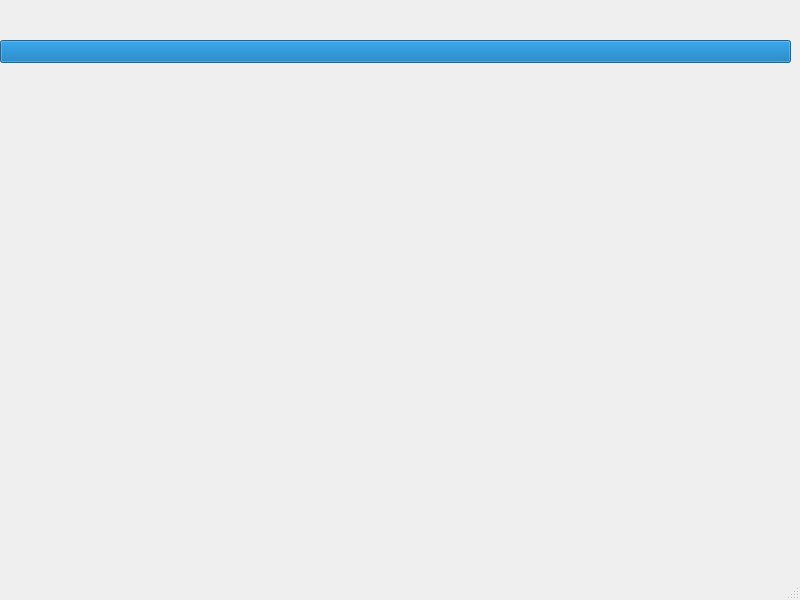
<?xml version="1.0" encoding="UTF-8"?>
<ui version="4.0">
 <class>ClientWindow</class>
 <widget class="QMainWindow" name="ClientWindow">
  <property name="geometry">
   <rect>
    <x>0</x>
    <y>0</y>
    <width>800</width>
    <height>600</height>
   </rect>
  </property>
  <property name="windowTitle">
   <string>MainWindow</string>
  </property>
  <widget class="QWidget" name="centralwidget">
   <widget class="QWidget" name="verticalLayoutWidget">
    <property name="geometry">
     <rect>
      <x>0</x>
      <y>0</y>
      <width>801</width>
      <height>601</height>
     </rect>
    </property>
    <layout class="QVBoxLayout" name="verticalLayout">
     <item>
      <widget class="QWidget" name="widget" native="true">
       <property name="minimumSize">
        <size>
         <width>100</width>
         <height>100</height>
        </size>
       </property>
       <property name="autoFillBackground">
        <bool>false</bool>
       </property>
       <widget class="QProgressBar" name="progressBar">
        <property name="geometry">
         <rect>
          <x>0</x>
          <y>40</y>
          <width>791</width>
          <height>23</height>
         </rect>
        </property>
        <property name="value">
         <number>100</number>
        </property>
        <property name="textVisible">
         <bool>false</bool>
        </property>
       </widget>
      </widget>
     </item>
    </layout>
   </widget>
  </widget>
  <widget class="QStatusBar" name="statusbar"/>
 </widget>
 <resources/>
 <connections/>
</ui>
